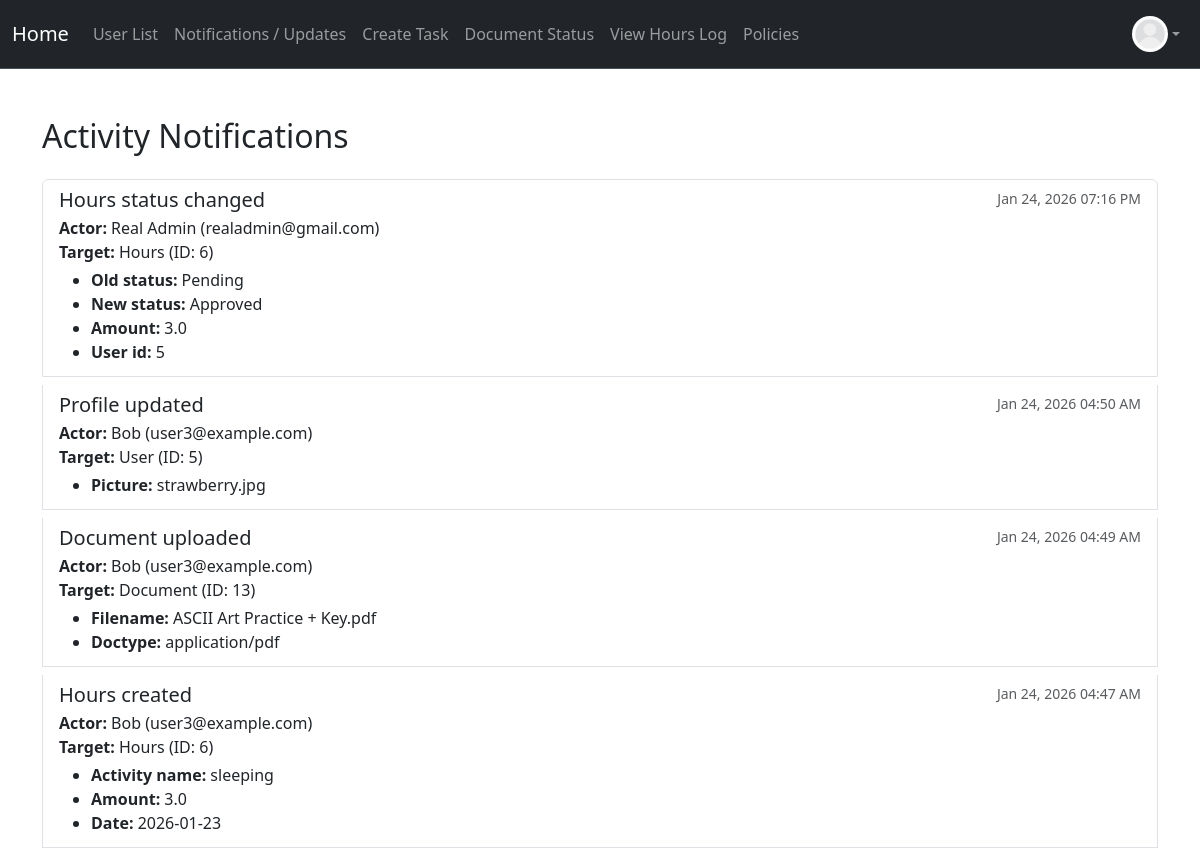
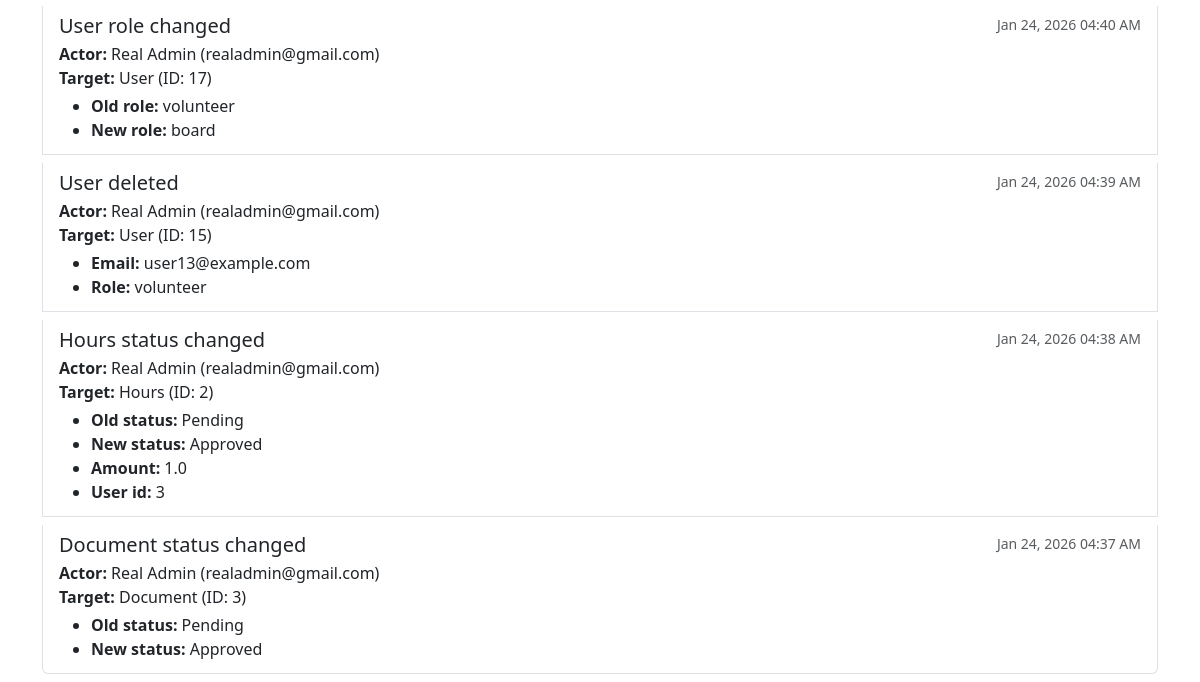
The page /notification (signed in) on the database as committed earlier (2 pictures, top to bottom).
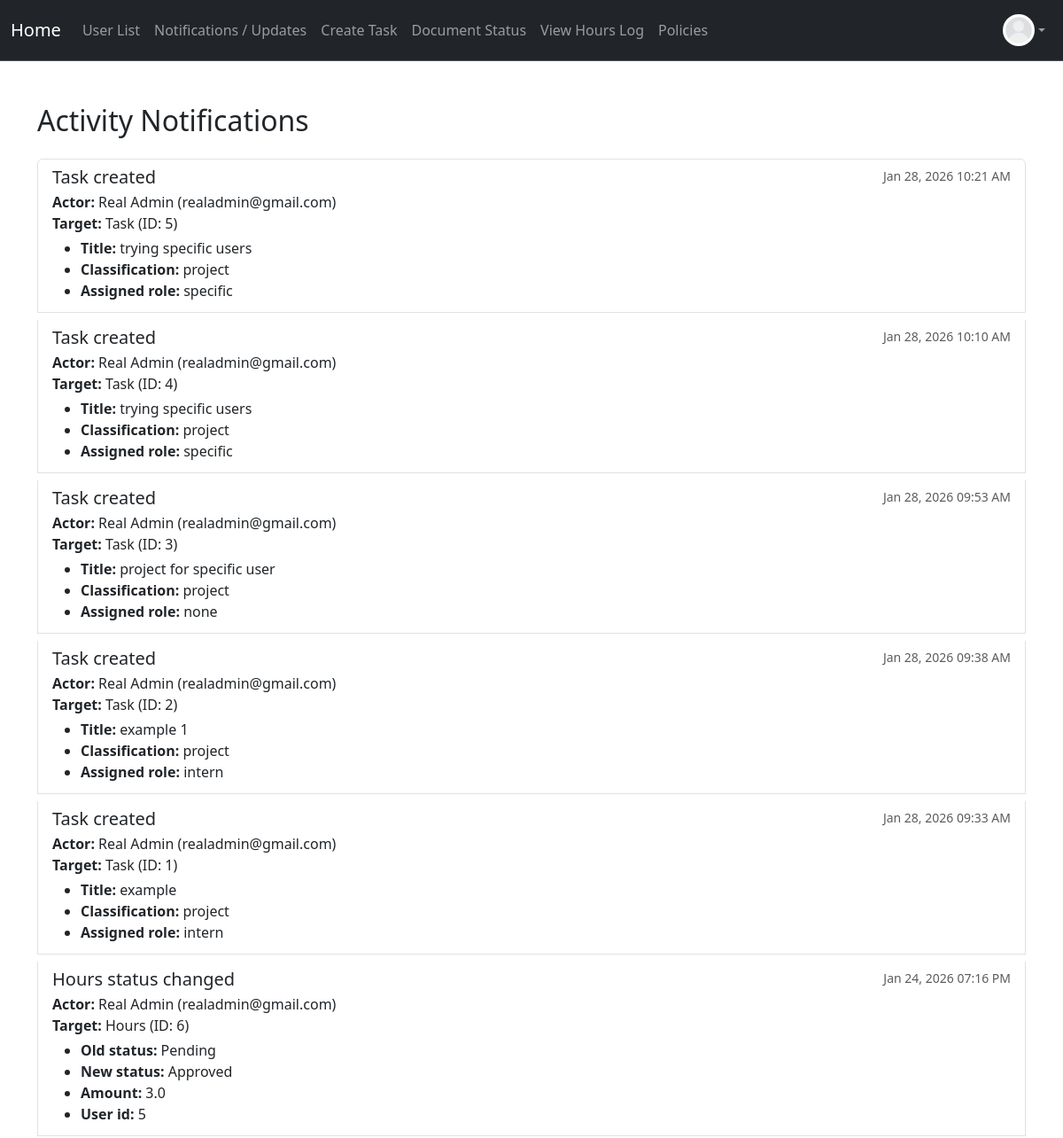
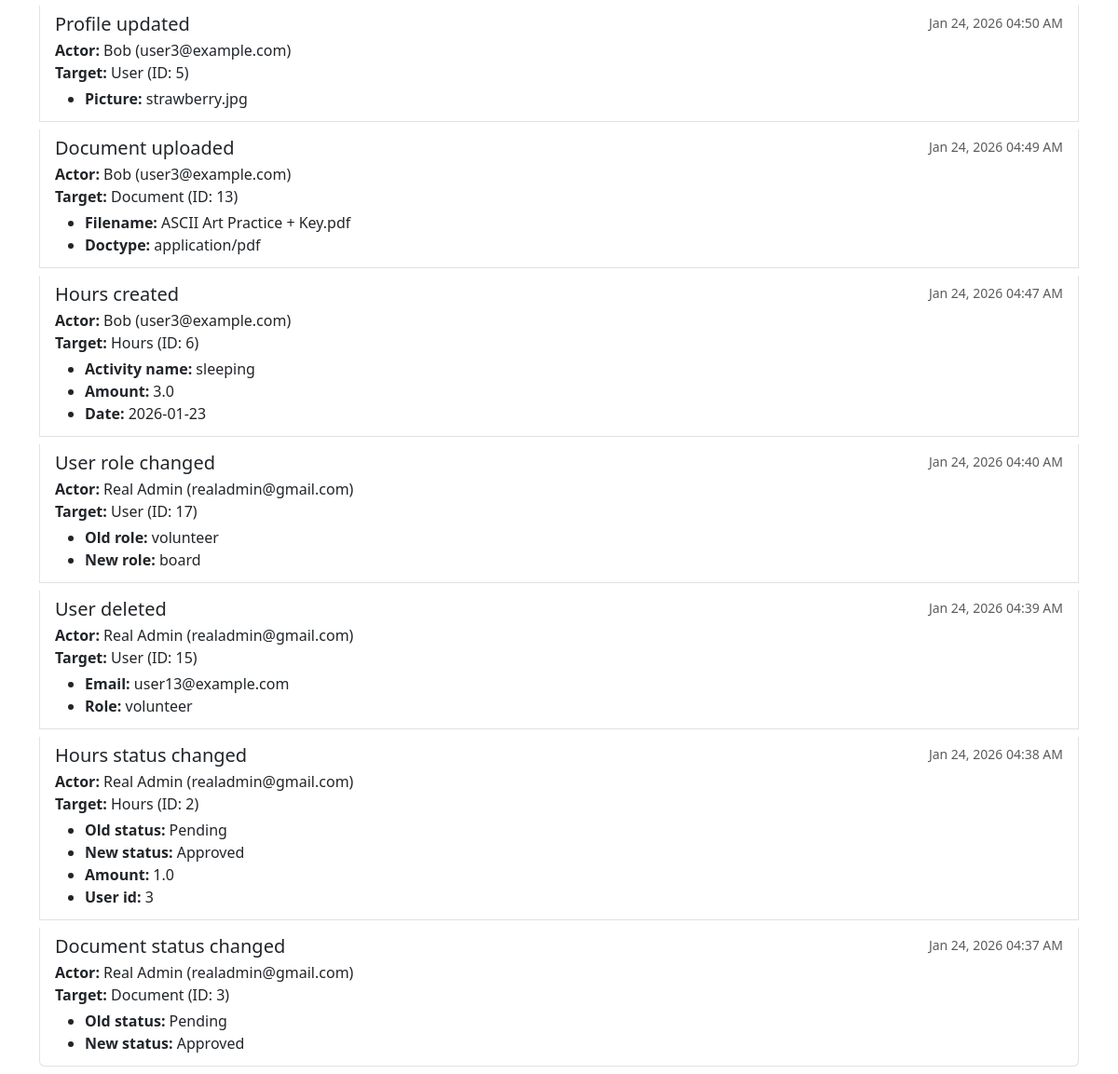
The same page on the database as committed later (2 pictures, top to bottom).
### project/models.py (models this page shows, shortened)
class User(db.Model, UserMixin):
    __tablename__ = 'users'
    id: Mapped[int] = mapped_column(primary_key=True)
    name: Mapped[str] = mapped_column()
    email: Mapped[str] = mapped_column(unique=True)
    address: Mapped[str] = mapped_column(default="None Provided")
    password_hash: Mapped[str] = mapped_column(db.String(128))
    date_created: Mapped[datetime] = mapped_column(DateTime, server_default=func.now())
    total_hours: Mapped[float] = mapped_column(default=0.0)
    picture: Mapped[str] = mapped_column(default="default.jpeg")
    role: Mapped[str] = mapped_column(default="user")  # "user", "volunteer", " intern", "board"
    hours: Mapped[List["Hours"]] = relationship("Hours", back_populates="user", cascade="all, delete-orphan")
    documents: Mapped[List["Document"]] = relationship("Document", back_populates="user", cascade="all, delete-orphan")

class ActivityLog(db.Model):
    __tablename__ = "activity_logs"
    id: Mapped[int] = mapped_column(primary_key=True)
    actor_id: Mapped[int] = mapped_column(db.ForeignKey("users.id"))
    actor = relationship("User")
    action: Mapped[str] = mapped_column()
    target_type: Mapped[str] = mapped_column()
    target_id: Mapped[int] = mapped_column()
    created_at: Mapped[datetime] = mapped_column(
        DateTime, server_default=func.now()
    )
    details: Mapped[dict] = mapped_column(JSON, nullable=True)

### app.py (the view)
@app.route("/notification")
@login_required
@permission_required('board')
def notification():
    logs = (
        ActivityLog.query
        .order_by(ActivityLog.created_at.desc())
        .limit(100)
        .all()
    )
    return render_template("notification.html", logs=logs)

### project/models.py (called while the page is built)
@login_manager.user_loader
def load_user(user_id):
    return User.query.get(user_id)

### project/templates/notification.html (shortened to what this page needs)
{% extends "base.html" %}
{% block content %}
<div class="container mt-5">
    <h2 class="mb-4">Activity Notifications</h2>
    {% if logs %}
        <div class="list-group">
            {% for log in logs %}
            <div class="list-group-item list-group-item-action flex-column align-items-start mb-2">
                <div class="d-flex w-100 justify-content-between">
                    <h5 class="mb-1">{{ log.action.replace('_', ' ') | capitalize }}</h5>
                    <small class="text-muted">{{ log.created_at.strftime('%b %d, %Y %I:%M %p') }}</small>
                </div>
                <p class="mb-1">
                    <strong>Actor:</strong> {{ log.actor.name }} ({{ log.actor.email }})<br>
                    <strong>Target:</strong> {{ log.target_type }} (ID: {{ log.target_id }})<br>
                </p>
                {% if log.details %}
                <ul class="mb-1">
                    {% for key, value in log.details.items() %}
                    <li><strong>{{ key | replace('_', ' ') | capitalize }}:</strong> {{ value }}</li>
                    {% endfor %}
                </ul>
                {% endif %}
            </div>
            {% endfor %}
        </div>
    {% else %}
        <p class="text-muted">No activity notifications to display.</p>
    {% endif %}
</div>
{% endblock %}

### project/templates/base.html (shortened to what this page needs)
<!DOCTYPE html>
<html>
  <head>
    <link href="https://cdn.jsdelivr.net/npm/bootstrap@5.3.8/dist/css/bootstrap.min.css" rel="stylesheet">
  </head>
  <body>
    <nav class="navbar navbar-expand bg-dark border-bottom border-body" data-bs-theme="dark">
      <div class="container-fluid d-flex">
        <a class="navbar-brand"
            href="{% if current_user.is_authenticated and current_user.role == 'admin' %}
              {{ url_for('admin_dashboard') }}
            {% elif current_user.is_authenticated and current_user.role == 'board' %}
              {{ url_for('board_dashboard') }}
            {% elif current_user.is_authenticated and current_user.role == 'volunteer' %}
                {{ url_for('volunteer_dashboard') }}
            {% elif current_user.is_authenticated and current_user.role == 'intern' %}
                {{ url_for('intern_dashboard') }}
            {% else %}
              {{ url_for('user_dashboard') }}
          {% endif %}">
          Home
        </a>
        <ul class="navbar-nav mb-2 mb-lg-0 d-flex flex-row">
          {% if current_user.is_authenticated %}
            {% if current_user.role == 'admin' or current_user.role == 'board' %}
              <li class="nav-item">
                <a class="nav-link" href="{{ url_for('user_list') }}">User List</a>
              </li>
              <li class="nav-item">
              <a class="nav-link"
              href="{{ url_for('notification') }}">
                  Notifications / Updates </a>
              </li>
              <li class="nav-item">
              <a class="nav-link"
              href="{{ url_for('create_task') }}">
                  Create Task </a>
              </li>
              {% endif %}
            <li class="nav-item">
              <a class="nav-link" href="{{ url_for('document_status') }}">Document Status</a>
            </li>
            <li class="nav-item">
              <a class="nav-link"
              href="{{ url_for('hours_log') }}">
                  View Hours Log </a>
            </li>
            <li class="nav-item">
              <a class="nav-link"
              href="{{ url_for('policies') }}">
                  Policies </a>
            </li>
          {% endif %}
        </ul>
        {% if current_user.is_authenticated %}
        <ul class="navbar-nav ms-auto mb-2 mb-lg-0">
          <li class="nav-item dropdown">
            <a class="nav-link dropdown-toggle d-flex align-items-center" href="#" id="profileDropdown" role="button" data-bs-toggle="dropdown" aria-expanded="false">
              <img src="{{ url_for('static', filename='profile_pics/' ~ current_user.picture ) }}" alt="Profile" style="height:36px;width:36px;border-radius:50%;">
            </a>
          </li>
        </ul>
        {% endif %}
      </div>
    </nav>
    {% block content %}
    {% endblock %}
  </body>
</html>

### project/templates/base.html (style rules this page uses)
.dropdown { position: relative; display: inline-block; }

Rows that differ between the two databases and show on the page:
added ActivityLog: action.replace "Task created", created_at "Jan 28, 2026 10:21 AM", actor.name "Real Admin", actor.email "realadmin@gmail.com", target_type "Task", target_id "5", key "Title" "Classification" "Assigned role", details "trying specific users" "project" "specific"
added ActivityLog: action.replace "Task created", created_at "Jan 28, 2026 10:10 AM", actor.name "Real Admin", actor.email "realadmin@gmail.com", target_type "Task", target_id "4", key "Title" "Classification" "Assigned role", details "trying specific users" "project" "specific"
added ActivityLog: action.replace "Task created", created_at "Jan 28, 2026 09:53 AM", actor.name "Real Admin", actor.email "realadmin@gmail.com", target_type "Task", target_id "3", key "Title" "Classification" "Assigned role", details "project for specific user" "project" "none"
added ActivityLog: action.replace "Task created", created_at "Jan 28, 2026 09:38 AM", actor.name "Real Admin", actor.email "realadmin@gmail.com", target_type "Task", target_id "2", key "Title" "Classification" "Assigned role", details "example 1" "project" "intern"
added ActivityLog: action.replace "Task created", created_at "Jan 28, 2026 09:33 AM", actor.name "Real Admin", actor.email "realadmin@gmail.com", target_type "Task", target_id "1", key "Title" "Classification" "Assigned role", details "example" "project" "intern"
